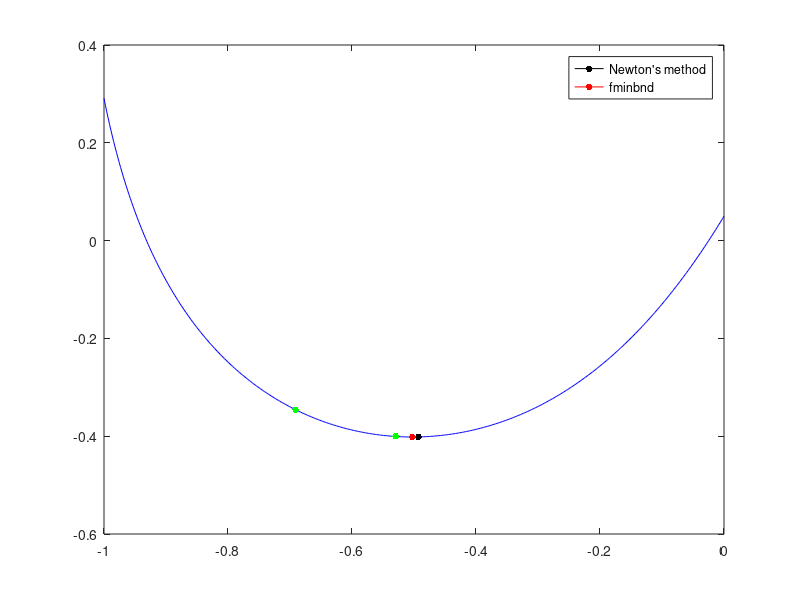

Reproduce this figure in MATLAB.
function lab4
clc;

a = -1;
b = 0;

eps = 10^(-2);

is_debug = true;
gold_iterations = 1;

fprintf('MINIMUM SEARCH\n');
fplot(@(x) funk(x), [a, b], 'Color', 'b');
hold on;

fprintf('NEWTON''S METHOD\n');
[x, y] = newton_minimization(a, b, eps, is_debug, gold_iterations, @funk);
p1 = plot(x, y, 'Marker', '.', 'Color', 'k', 'MarkerSize', 15);

fprintf('\nFMINBIND\n');
[x, fval, ~, output] = fminbnd(@(x) funk(x), a, b);
fprintf('Number of iterations: %d\n', output.iterations);
fprintf('Minimum point: (%7.8f, %7.8f)\n', x, fval);
p2 = plot(x, funk(x), 'Marker', '.', 'Color', 'r', 'MarkerSize', 15);
legend([p1 p2], {'Newton''s method', 'fminbnd'}, 'Location', 'northeast');
  
hold off;
end

function y = funk(x)
y = sin((-x*x*x*x - 4*x*x*x - 8*x*x -7*x + 1)/sqrt(11)) - 1;
y = y + log10((4*x*x*x*x*x - 4*sqrt(10)*x*x*x*x + 8*x*x*x + 5*x*x - 5*sqrt(10)*x + 9)/(x*x - sqrt(10)*x + 2));
y = -y;
end

function [w, e] = golden_iter(a, b, iterations, func)
t = (sqrt(5) - 1)/2;
l = b - a;

x1 = b - t*l;
x2 = a + t*l;
f1 = func(x1);
f2 = func(x2);

for j = 1:iterations
    if (f1 > f2)
        a = x1;
        l = b - a;
        x1 = x2;
        f1 = f2;
        x2 = a + t*l;
        f2 = func(x2);
    else
        b = x2;
        l = b - a;
        x2 = x1;
        f2 = f1;
        x1 = b - t*l;
        f1 = func(x1);
    end
end

w = a;
e = b;
end

function f = der(f1, f2, f3, eps)
    f = (-3*f1+4*f2-f3)/2/eps;
end

function f = double_der(f1, f2, f3, eps)
    f = (f3-2*f2+f1)/eps/eps;
end

% Newton's method
function [x, df] = newton_minimization(a, b, eps, is_debug, gold_iterations, func)
[w, e] = golden_iter(a, b, gold_iterations, func);
x = (w + e)/2;

f1 = func(x-eps);
f2 = func(x);
f3 = func(x+eps);
df = der(f1, f2, f3, eps);

iteration = 1;
while (abs(df) > eps)
    if (is_debug)
        fprintf('Iteration no.%d: (%7.8f, %7.8f)\n', iteration, x, f2);
        plot(x, f2, 'Marker', '.', 'Color', 'g', 'MarkerSize', 15);
    end
    iteration = iteration + 1;

    ddf = double_der(f1, f2, f3, eps);
    x = x - df/ddf;
    
    f1 = func(x-eps);
    f2 = func(x);
    f3 = func(x+eps);
    df = der(f1, f2, f3, eps);
end

df = func(x);
fprintf('Minimum point: (%7.8f, %7.8f)\n', x, df);
end